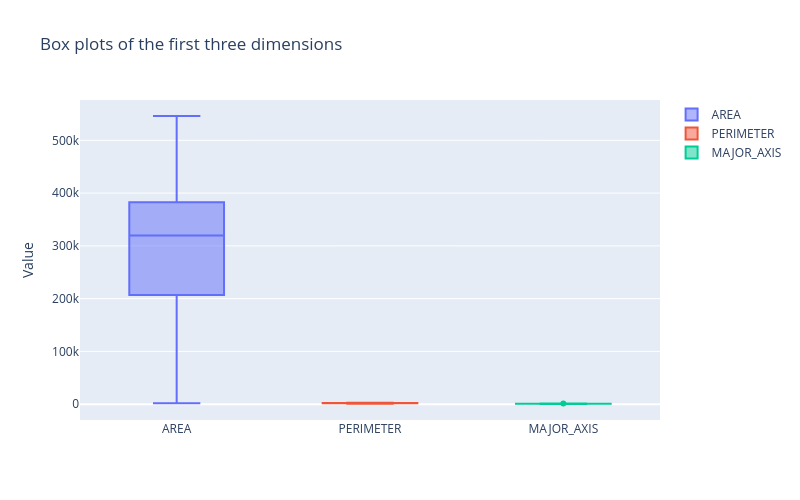

Source (notebook cell):
### Markdown cell above
## Task 12: Box plots for the three dimensions

A box plot shows the median (middle line), the middle 50% of the data (the box), and outliers (dots). Each dimension is one box on the X axis.

The three features have very different scales, so in the first plot the small ones look flat. The second plot gives each dimension its own Y axis so we can see all three clearly.

### Code cell
fig = go.Figure()
for i in range(3):
    fig.add_trace(go.Box(y=X[:, i], name=feature_names[i]))
fig.update_layout(title="Box plots of the first three dimensions", yaxis_title="Value",
                  width=800, height=500)
fig.show()

### Figure 1 — Plotly figure (JSON) as saved in the notebook; plotly's stock layout.template omitted (floating-point values rounded to 4 significant figures; data arrays with more than 128 entries replaced by an {"elided": "..."} marker saying what was removed)
{"data": [{"name": "AREA", "type": "box", "y": {"elided": "898 float values"}}, {"name": "PERIMETER", "type": "box", "y": {"elided": "898 float values"}}, {"name": "MAJOR_AXIS", "type": "box", "y": {"elided": "898 float values"}}], "layout": {"height": 500, "title": {"text": "Box plots of the first three dimensions"}, "width": 800, "yaxis": {"title": {"text": "Value"}}}}
